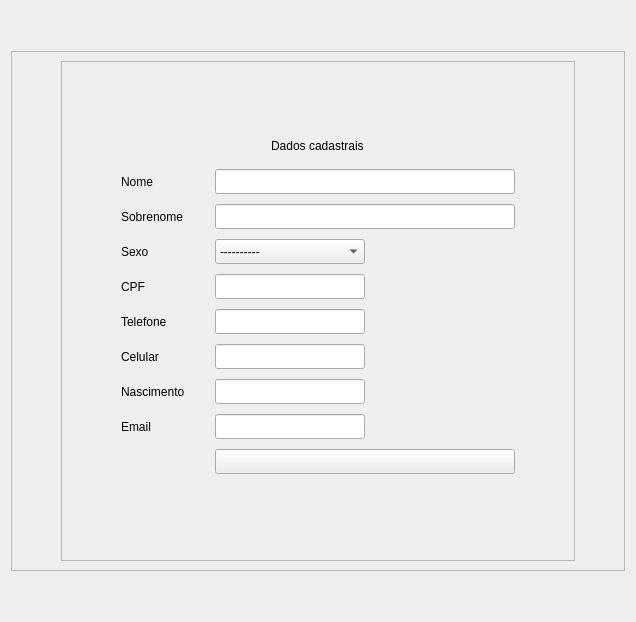
                     <widget class="QWidget" name="registerPage">
                      <layout class="QVBoxLayout" name="verticalLayout_9">
                       <item>
                        <spacer name="verticalSpacer_6">
                         <property name="orientation">
                          <enum>Qt::Vertical</enum>
                         </property>
                         <property name="sizeHint" stdset="0">
                          <size>
                           <width>20</width>
                           <height>40</height>
                          </size>
                         </property>
                        </spacer>
                       </item>
                       <item>
                        <widget class="QFrame" name="frame">
                         <property name="frameShape">
                          <enum>QFrame::StyledPanel</enum>
                         </property>
                         <property name="frameShadow">
                          <enum>QFrame::Raised</enum>
                         </property>
                         <layout class="QHBoxLayout" name="horizontalLayout_13">
                          <item>
                           <spacer name="horizontalSpacer_8">
                            <property name="orientation">
                             <enum>Qt::Horizontal</enum>
                            </property>
                            <property name="sizeHint" stdset="0">
                             <size>
                              <width>40</width>
                              <height>20</height>
                             </size>
                            </property>
                           </spacer>
                          </item>
                          <item>
                           <widget class="QFrame" name="inputBox">
                            <property name="minimumSize">
                             <size>
                              <width>500</width>
                              <height>500</height>
                             </size>
                            </property>
                            <property name="maximumSize">
                             <size>
                              <width>16777215</width>
                              <height>16777215</height>
                             </size>
                            </property>
                            <property name="frameShape">
                             <enum>QFrame::StyledPanel</enum>
                            </property>
                            <property name="frameShadow">
                             <enum>QFrame::Raised</enum>
                            </property>
                            <layout class="QVBoxLayout" name="verticalLayout_11">
                             <item>
                              <layout class="QVBoxLayout" name="verticalLayout_10">
                               <item>
                                <spacer name="verticalSpacer_2">
                                 <property name="orientation">
                                  <enum>Qt::Vertical</enum>
                                 </property>
                                 <property name="sizeHint" stdset="0">
                                  <size>
                                   <width>20</width>
                                   <height>40</height>
                                  </size>
                                 </property>
                                </spacer>
                               </item>
                               <item alignment="Qt::AlignHCenter">
                                <widget class="QLabel" name="registerTitle">
                                 <property name="text">
                                  <string>Dados cadastrais</string>
                                 </property>
                                </widget>
                               </item>
                               <item>
                                <layout class="QHBoxLayout" name="horizontalLayout_10">
                                 <property name="spacing">
                                  <number>9</number>
                                 </property>
                                 <item>
                                  <spacer name="horizontalSpacer_5">
                                   <property name="orientation">
                                    <enum>Qt::Horizontal</enum>
                                   </property>
                                   <property name="sizeHint" stdset="0">
                                    <size>
                                     <width>40</width>
                                     <height>20</height>
                                    </size>
                                   </property>
                                  </spacer>
                                 </item>
                                 <item>
                                  <layout class="QGridLayout" name="gridLayout_4">
                                   <property name="leftMargin">
                                    <number>10</number>
                                   </property>
                                   <property name="topMargin">
                                    <number>10</number>
                                   </property>
                                   <property name="rightMargin">
                                    <number>10</number>
                                   </property>
                                   <property name="bottomMargin">
                                    <number>10</number>
                                   </property>
                                   <property name="horizontalSpacing">
                                    <number>30</number>
                                   </property>
                                   <property name="verticalSpacing">
                                    <number>10</number>
                                   </property>
                                   <item row="2" column="0">
                                    <widget class="QLabel" name="labelSurname">
                                     <property name="text">
                                      <string>Sobrenome</string>
                                     </property>
                                    </widget>
                                   </item>
                                   <item row="7" column="1">
                                    <widget class="QLineEdit" name="lineBornDate">
                                     <property name="minimumSize">
                                      <size>
                                       <width>150</width>
                                       <height>25</height>
                                      </size>
                                     </property>
                                     <property name="maximumSize">
                                      <size>
                                       <width>150</width>
                                       <height>16777215</height>
                                      </size>
                                     </property>
                                    </widget>
                                   </item>
                                   <item row="3" column="0">
                                    <widget class="QLabel" name="labelGender">
                                     <property name="text">
                                      <string>Sexo</string>
                                     </property>
                                    </widget>
                                   </item>
                                   <item row="1" column="0">
                                    <widget class="QLabel" name="labelName">
                                     <property name="text">
                                      <string>Nome</string>
                                     </property>
                                    </widget>
                                   </item>
                                   <item row="1" column="1">
                                    <widget class="QLineEdit" name="lineName">
                                     <property name="minimumSize">
                                      <size>
                                       <width>300</width>
                                       <height>25</height>
                                      </size>
                                     </property>
                                     <property name="maximumSize">
                                      <size>
                                       <width>300</width>
                                       <height>16777215</height>
                                      </size>
                                     </property>
                                    </widget>
                                   </item>
                                   <item row="3" column="1" alignment="Qt::AlignLeft">
                                    <widget class="QComboBox" name="genderSelect">
                                     <property name="minimumSize">
                                      <size>
                                       <width>150</width>
                                       <height>25</height>
                                      </size>
                                     </property>
                                     <property name="maximumSize">
                                      <size>
                                       <width>150</width>
                                       <height>16777215</height>
                                      </size>
                                     </property>
                                     <property name="styleSheet">
                                      <string notr="true"/>
                                     </property>
                                     <item>
                                      <property name="text">
                                       <string>----------</string>
                                      </property>
                                     </item>
                                     <item>
                                      <property name="text">
                                       <string>Masculino</string>
                                      </property>
                                     </item>
                                     <item>
                                      <property name="text">
                                       <string>Feminino</string>
                                      </property>
                                     </item>
                                    </widget>
                                   </item>
                                   <item row="9" column="1">
                                    <widget class="QPushButton" name="confirmRegisterBtn">
                                     <property name="minimumSize">
                                      <size>
                                       <width>0</width>
                                       <height>25</height>
                                      </size>
                                     </property>
                                     <property name="cursor">
                                      <cursorShape>PointingHandCursor</cursorShape>
                                     </property>
                                     <property name="styleSheet">
                                      <string notr="true">image: url(:/icons/images/icons/cil-check.png);</string>
                                     </property>
                                     <property name="text">
                                      <string/>
                                     </property>
                                    </widget>
                                   </item>
                                   <item row="5" column="0">
                                    <widget class="QLabel" name="labelPhone">
                                     <property name="text">
                                      <string>Telefone</string>
                                     </property>
                                    </widget>
                                   </item>
                                   <item row="7" column="0">
                                    <widget class="QLabel" name="labelBornDate">
                                     <property name="text">
                                      <string>Nascimento</string>
                                     </property>
                                    </widget>
                                   </item>
                                   <item row="4" column="1">
                                    <widget class="QLineEdit" name="lineCPF">
                                     <property name="minimumSize">
                                      <size>
                                       <width>150</width>
                                       <height>25</height>
                                      </size>
                                     </property>
                                     <property name="maximumSize">
                                      <size>
                                       <width>150</width>
                                       <height>16777215</height>
                                      </size>
                                     </property>
                                     <property name="text">
                                      <string/>
                                     </property>
                                    </widget>
                                   </item>
                                   <item row="4" column="0">
                                    <widget class="QLabel" name="labelCPF">
                                     <property name="text">
                                      <string>CPF</string>
                                     </property>
                                    </widget>
                                   </item>
                                   <item row="6" column="0">
                                    <widget class="QLabel" name="labelCel">
                                     <property name="text">
                                      <string>Celular</string>
                                     </property>
                                    </widget>
                                   </item>
                                   <item row="8" column="0">
                                    <widget class="QLabel" name="labelEmail">
                                     <property name="text">
                                      <string>Email</string>
                                     </property>
                                    </widget>
                                   </item>
                                   <item row="2" column="1">
                                    <widget class="QLineEdit" name="lineSurname">
                                     <property name="minimumSize">
                                      <size>
                                       <width>0</width>
                                       <height>25</height>
                                      </size>
                                     </property>
                                     <property name="maximumSize">
                                      <size>
                                       <width>300</width>
                                       <height>16777215</height>
                                      </size>
                                     </property>
                                    </widget>
                                   </item>
                                   <item row="6" column="1">
                                    <widget class="QLineEdit" name="lineCel">
                                     <property name="minimumSize">
                                      <size>
                                       <width>150</width>
                                       <height>25</height>
                                      </size>
                                     </property>
                                     <property name="maximumSize">
                                      <size>
                                       <width>150</width>
                                       <height>16777215</height>
                                      </size>
                                     </property>
                                    </widget>
                                   </item>
                                   <item row="5" column="1">
                                    <widget class="QLineEdit" name="linePhone">
                                     <property name="minimumSize">
                                      <size>
                                       <width>150</width>
                                       <height>25</height>
                                      </size>
                                     </property>
                                     <property name="maximumSize">
                                      <size>
                                       <width>150</width>
                                       <height>16777215</height>
                                      </size>
                                     </property>
                                    </widget>
                                   </item>
                                   <item row="8" column="1">
                                    <widget class="QLineEdit" name="lineEmail">
                                     <property name="minimumSize">
                                      <size>
                                       <width>150</width>
                                       <height>25</height>
                                      </size>
                                     </property>
                                     <property name="maximumSize">
                                      <size>
                                       <width>150</width>
                                       <height>16777215</height>
                                      </size>
                                     </property>
                                    </widget>
                                   </item>
                                  </layout>
                                 </item>
                                 <item>
                                  <spacer name="horizontalSpacer_6">
                                   <property name="orientation">
                                    <enum>Qt::Horizontal</enum>
                                   </property>
                                   <property name="sizeHint" stdset="0">
                                    <size>
                                     <width>40</width>
                                     <height>20</height>
                                    </size>
                                   </property>
                                  </spacer>
                                 </item>
                                </layout>
                               </item>
                               <item>
                                <spacer name="verticalSpacer_3">
                                 <property name="orientation">
                                  <enum>Qt::Vertical</enum>
                                 </property>
                                 <property name="sizeHint" stdset="0">
                                  <size>
                                   <width>20</width>
                                   <height>40</height>
                                  </size>
                                 </property>
                                </spacer>
                               </item>
                              </layout>
                             </item>
                            </layout>
                           </widget>
                          </item>
                          <item>
                           <spacer name="horizontalSpacer_7">
                            <property name="orientation">
                             <enum>Qt::Horizontal</enum>
                            </property>
                            <property name="sizeHint" stdset="0">
                             <size>
                              <width>40</width>
                              <height>20</height>
                             </size>
                            </property>
                           </spacer>
                          </item>
                         </layout>
                        </widget>
                       </item>
                       <item>
                        <spacer name="verticalSpacer_7">
                         <property name="orientation">
                          <enum>Qt::Vertical</enum>
                         </property>
                         <property name="sizeHint" stdset="0">
                          <size>
                           <width>20</width>
                           <height>40</height>
                          </size>
                         </property>
                        </spacer>
                       </item>
                      </layout>
                     </widget>
